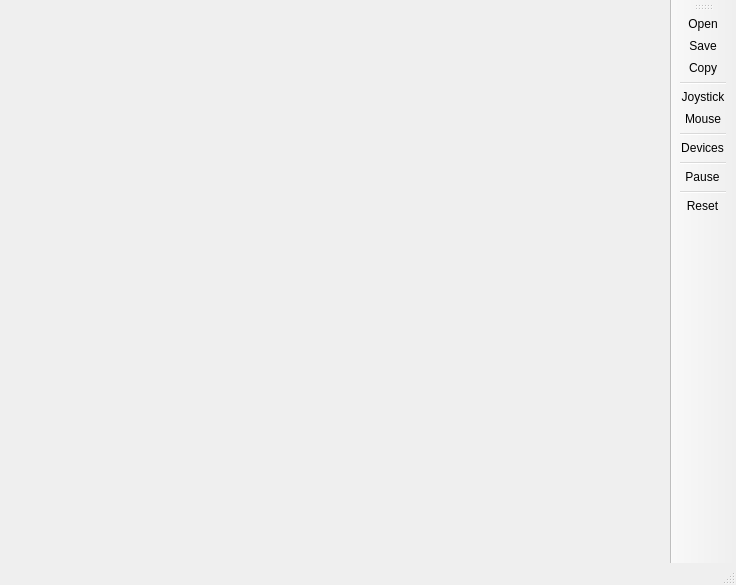
<?xml version="1.0" encoding="UTF-8"?>
<ui version="4.0">
 <class>ZxWindow</class>
 <widget class="QMainWindow" name="ZxWindow">
  <property name="geometry">
   <rect>
    <x>0</x>
    <y>0</y>
    <width>736</width>
    <height>585</height>
   </rect>
  </property>
  <property name="mouseTracking">
   <bool>true</bool>
  </property>
  <property name="focusPolicy">
   <enum>Qt::FocusPolicy::StrongFocus</enum>
  </property>
  <property name="windowTitle">
   <string>ZX Spectrum 48K</string>
  </property>
  <property name="windowIcon">
   <iconset resource="../rise.qrc">
    <normaloff>:/svg/icons/assets/svg/zxmon.svg</normaloff>:/svg/icons/assets/svg/zxmon.svg</iconset>
  </property>
  <widget class="QWidget" name="centralwidget">
   <property name="sizePolicy">
    <sizepolicy hsizetype="Minimum" vsizetype="Minimum">
     <horstretch>0</horstretch>
     <verstretch>0</verstretch>
    </sizepolicy>
   </property>
   <layout class="QVBoxLayout" name="verticalLayout_2">
    <item>
     <widget class="QLabel" name="screen_view">
      <property name="sizePolicy">
       <sizepolicy hsizetype="Fixed" vsizetype="Fixed">
        <horstretch>0</horstretch>
        <verstretch>0</verstretch>
       </sizepolicy>
      </property>
      <property name="minimumSize">
       <size>
        <width>640</width>
        <height>480</height>
       </size>
      </property>
      <property name="text">
       <string/>
      </property>
     </widget>
    </item>
    <item>
     <spacer name="verticalSpacer">
      <property name="orientation">
       <enum>Qt::Orientation::Vertical</enum>
      </property>
      <property name="sizeHint" stdset="0">
       <size>
        <width>0</width>
        <height>0</height>
       </size>
      </property>
     </spacer>
    </item>
   </layout>
  </widget>
  <widget class="QMenuBar" name="menubar">
   <property name="geometry">
    <rect>
     <x>0</x>
     <y>0</y>
     <width>736</width>
     <height>20</height>
    </rect>
   </property>
  </widget>
  <widget class="QStatusBar" name="statusbar"/>
  <widget class="QToolBar" name="toolBar">
   <property name="windowTitle">
    <string>toolBar_2</string>
   </property>
   <attribute name="toolBarArea">
    <enum>RightToolBarArea</enum>
   </attribute>
   <attribute name="toolBarBreak">
    <bool>false</bool>
   </attribute>
   <addaction name="actionOpen"/>
   <addaction name="actionSave"/>
   <addaction name="action_Copy"/>
   <addaction name="separator"/>
   <addaction name="actionJoystick"/>
   <addaction name="actionMouse"/>
   <addaction name="separator"/>
   <addaction name="actionDevices"/>
   <addaction name="separator"/>
   <addaction name="actionPause"/>
   <addaction name="separator"/>
   <addaction name="actionReset"/>
  </widget>
  <action name="actionOpen">
   <property name="icon">
    <iconset resource="../rise.qrc">
     <normaloff>:/svg/icons/assets/svg/open.svg</normaloff>:/svg/icons/assets/svg/open.svg</iconset>
   </property>
   <property name="text">
    <string>Open</string>
   </property>
   <property name="toolTip">
    <string>&lt;html&gt;&lt;head/&gt;&lt;body&gt;&lt;p&gt;Open image / snapshot (&lt;span style=&quot; font-weight:700;&quot;&gt;F3&lt;/span&gt;)&lt;/p&gt;&lt;/body&gt;&lt;/html&gt;</string>
   </property>
   <property name="shortcut">
    <string>F3</string>
   </property>
  </action>
  <action name="actionSave">
   <property name="icon">
    <iconset resource="../rise.qrc">
     <normaloff>:/svg/icons/assets/svg/save.svg</normaloff>:/svg/icons/assets/svg/save.svg</iconset>
   </property>
   <property name="text">
    <string>Save</string>
   </property>
   <property name="toolTip">
    <string>&lt;html&gt;&lt;head/&gt;&lt;body&gt;&lt;p&gt;Save snapshot (&lt;span style=&quot; font-weight:700;&quot;&gt;F5&lt;/span&gt;)&lt;/p&gt;&lt;/body&gt;&lt;/html&gt;</string>
   </property>
   <property name="shortcut">
    <string>F5</string>
   </property>
   <property name="menuRole">
    <enum>QAction::MenuRole::NoRole</enum>
   </property>
  </action>
  <action name="actionReset">
   <property name="icon">
    <iconset resource="../rise.qrc">
     <normaloff>:/svg/icons/assets/svg/restart.svg</normaloff>:/svg/icons/assets/svg/restart.svg</iconset>
   </property>
   <property name="text">
    <string>Reset</string>
   </property>
   <property name="toolTip">
    <string>&lt;html&gt;&lt;head/&gt;&lt;body&gt;&lt;p&gt;Reset (&lt;span style=&quot; font-weight:700;&quot;&gt;F9&lt;/span&gt;)&lt;/p&gt;&lt;/body&gt;&lt;/html&gt;</string>
   </property>
   <property name="shortcut">
    <string>F9</string>
   </property>
   <property name="menuRole">
    <enum>QAction::MenuRole::NoRole</enum>
   </property>
  </action>
  <action name="actionPause">
   <property name="checkable">
    <bool>true</bool>
   </property>
   <property name="icon">
    <iconset resource="../rise.qrc">
     <normaloff>:/svg/icons/assets/svg/pause.svg</normaloff>:/svg/icons/assets/svg/pause.svg</iconset>
   </property>
   <property name="text">
    <string>Pause</string>
   </property>
   <property name="toolTip">
    <string>&lt;html&gt;&lt;head/&gt;&lt;body&gt;&lt;p&gt;Pause on/off (&lt;span style=&quot; font-weight:700;&quot;&gt;F8&lt;/span&gt;)&lt;/p&gt;&lt;/body&gt;&lt;/html&gt;</string>
   </property>
   <property name="shortcut">
    <string>F8</string>
   </property>
   <property name="menuRole">
    <enum>QAction::MenuRole::NoRole</enum>
   </property>
  </action>
  <action name="action_Copy">
   <property name="icon">
    <iconset resource="../rise.qrc">
     <normaloff>:/svg/icons/assets/svg/scrshot.svg</normaloff>:/svg/icons/assets/svg/scrshot.svg</iconset>
   </property>
   <property name="text">
    <string> Copy</string>
   </property>
   <property name="toolTip">
    <string>&lt;html&gt;&lt;head/&gt;&lt;body&gt;&lt;p&gt;Copy screenshot (&lt;span style=&quot; font-weight:700;&quot;&gt;F11&lt;/span&gt;)&lt;/p&gt;&lt;/body&gt;&lt;/html&gt;</string>
   </property>
   <property name="shortcut">
    <string>F11</string>
   </property>
   <property name="menuRole">
    <enum>QAction::MenuRole::NoRole</enum>
   </property>
  </action>
  <action name="actionJoystick">
   <property name="icon">
    <iconset resource="../rise.qrc">
     <normaloff>:/svg/icons/assets/svg/joystick.svg</normaloff>:/svg/icons/assets/svg/joystick.svg</iconset>
   </property>
   <property name="text">
    <string>Joystick</string>
   </property>
   <property name="toolTip">
    <string>&lt;html&gt;&lt;head/&gt;&lt;body&gt;&lt;p&gt;Select next virtual joystick (&lt;span style=&quot; font-weight:700;&quot;&gt;Tab&lt;/span&gt;)&lt;/p&gt;&lt;/body&gt;&lt;/html&gt;</string>
   </property>
   <property name="menuRole">
    <enum>QAction::MenuRole::NoRole</enum>
   </property>
  </action>
  <action name="actionMouse">
   <property name="icon">
    <iconset resource="../rise.qrc">
     <normaloff>:/svg/icons/assets/svg/mouse.svg</normaloff>:/svg/icons/assets/svg/mouse.svg</iconset>
   </property>
   <property name="text">
    <string>Mouse</string>
   </property>
   <property name="toolTip">
    <string>Select next mouse</string>
   </property>
   <property name="menuRole">
    <enum>QAction::MenuRole::NoRole</enum>
   </property>
  </action>
  <action name="actionDevices">
   <property name="icon">
    <iconset resource="../rise.qrc">
     <normaloff>:/svg/icons/assets/svg/devices.svg</normaloff>:/svg/icons/assets/svg/devices.svg</iconset>
   </property>
   <property name="text">
    <string>Devices</string>
   </property>
   <property name="toolTip">
    <string>&lt;html&gt;&lt;head/&gt;&lt;body&gt;&lt;p&gt;Toggle Devices window (&lt;span style=&quot; font-weight:700;&quot;&gt;F2&lt;/span&gt;)&lt;/p&gt;&lt;/body&gt;&lt;/html&gt;</string>
   </property>
   <property name="shortcut">
    <string>F2</string>
   </property>
   <property name="menuRole">
    <enum>QAction::MenuRole::NoRole</enum>
   </property>
  </action>
 </widget>
 <resources>
  <include location="../rise.qrc"/>
 </resources>
 <connections>
  <connection>
   <sender>actionOpen</sender>
   <signal>triggered()</signal>
   <receiver>ZxWindow</receiver>
   <slot>openFile()</slot>
   <hints>
    <hint type="sourcelabel">
     <x>-1</x>
     <y>-1</y>
    </hint>
    <hint type="destinationlabel">
     <x>354</x>
     <y>299</y>
    </hint>
   </hints>
  </connection>
  <connection>
   <sender>actionReset</sender>
   <signal>triggered()</signal>
   <receiver>ZxWindow</receiver>
   <slot>reset()</slot>
   <hints>
    <hint type="sourcelabel">
     <x>-1</x>
     <y>-1</y>
    </hint>
    <hint type="destinationlabel">
     <x>354</x>
     <y>299</y>
    </hint>
   </hints>
  </connection>
  <connection>
   <sender>actionPause</sender>
   <signal>toggled(bool)</signal>
   <receiver>ZxWindow</receiver>
   <slot>pause(bool)</slot>
   <hints>
    <hint type="sourcelabel">
     <x>-1</x>
     <y>-1</y>
    </hint>
    <hint type="destinationlabel">
     <x>329</x>
     <y>286</y>
    </hint>
   </hints>
  </connection>
  <connection>
   <sender>actionJoystick</sender>
   <signal>triggered()</signal>
   <receiver>ZxWindow</receiver>
   <slot>nextJoystick()</slot>
   <hints>
    <hint type="sourcelabel">
     <x>-1</x>
     <y>-1</y>
    </hint>
    <hint type="destinationlabel">
     <x>329</x>
     <y>286</y>
    </hint>
   </hints>
  </connection>
  <connection>
   <sender>actionSave</sender>
   <signal>triggered()</signal>
   <receiver>ZxWindow</receiver>
   <slot>saveFile()</slot>
   <hints>
    <hint type="sourcelabel">
     <x>-1</x>
     <y>-1</y>
    </hint>
    <hint type="destinationlabel">
     <x>329</x>
     <y>286</y>
    </hint>
   </hints>
  </connection>
  <connection>
   <sender>action_Copy</sender>
   <signal>triggered()</signal>
   <receiver>ZxWindow</receiver>
   <slot>copyScreenshot()</slot>
   <hints>
    <hint type="sourcelabel">
     <x>-1</x>
     <y>-1</y>
    </hint>
    <hint type="destinationlabel">
     <x>329</x>
     <y>286</y>
    </hint>
   </hints>
  </connection>
  <connection>
   <sender>actionMouse</sender>
   <signal>triggered()</signal>
   <receiver>ZxWindow</receiver>
   <slot>nextMouse()</slot>
   <hints>
    <hint type="sourcelabel">
     <x>-1</x>
     <y>-1</y>
    </hint>
    <hint type="destinationlabel">
     <x>367</x>
     <y>292</y>
    </hint>
   </hints>
  </connection>
  <connection>
   <sender>actionDevices</sender>
   <signal>triggered()</signal>
   <receiver>ZxWindow</receiver>
   <slot>toggleControlPanel()</slot>
   <hints>
    <hint type="sourcelabel">
     <x>-1</x>
     <y>-1</y>
    </hint>
    <hint type="destinationlabel">
     <x>367</x>
     <y>292</y>
    </hint>
   </hints>
  </connection>
 </connections>
 <slots>
  <slot>openFile()</slot>
  <slot>reset()</slot>
  <slot>pause(bool)</slot>
  <slot>nextJoystick()</slot>
  <slot>saveFile()</slot>
  <slot>copyScreenshot()</slot>
  <slot>nextMouse()</slot>
  <slot>startTape()</slot>
  <slot>toggleControlPanel()</slot>
 </slots>
</ui>
